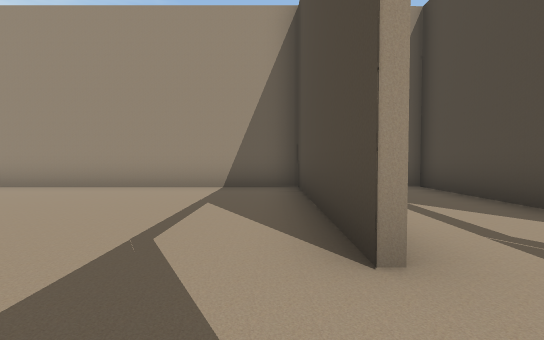
view 1 (above)

21 first-person views from a walk through a 3-D level made in the Unity game engine. The camera is 1.3 m above the floor, tilts 2° down and sees 85° across. The floor is counted in squares, 2.12 m on a side. Each view is taken from the middle of a square. On the plan, view 1 faces up. The plan holds only what a view shows up to about 9 squares ahead; the rest is blank. The player is left out.

view 2
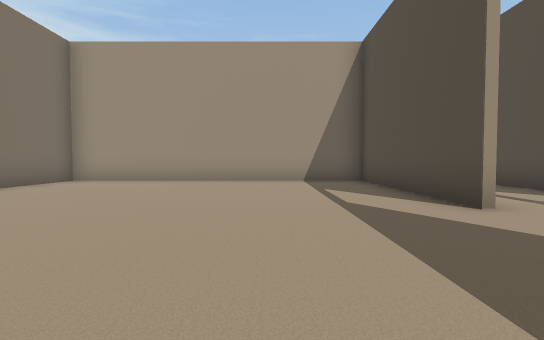

view 3
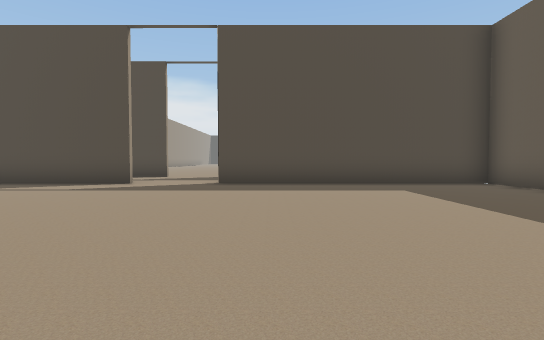

view 4
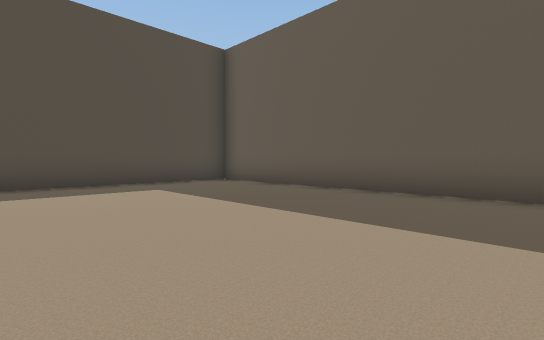

view 5
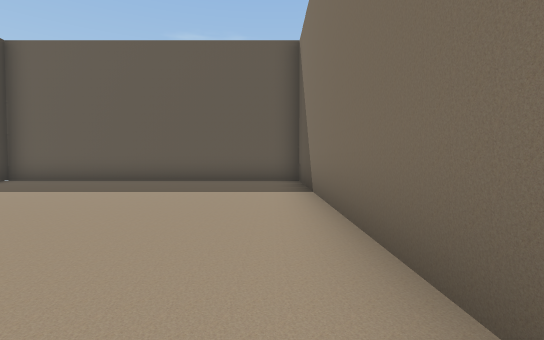

view 6
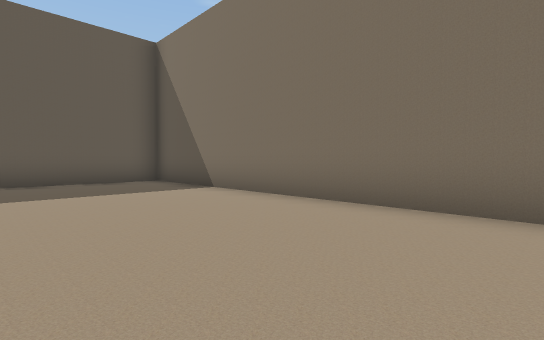

view 7
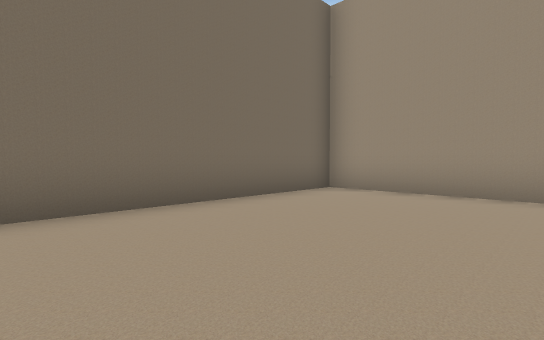

view 8
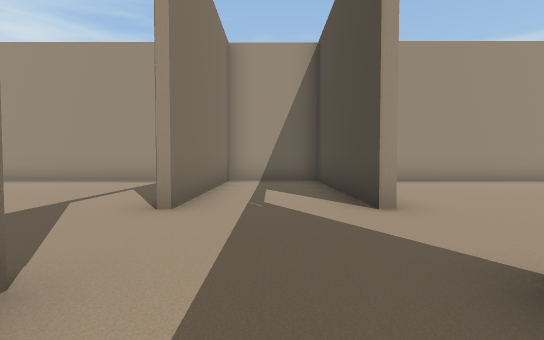

view 9
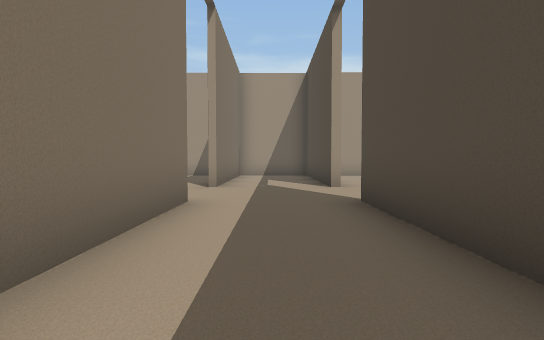

view 10
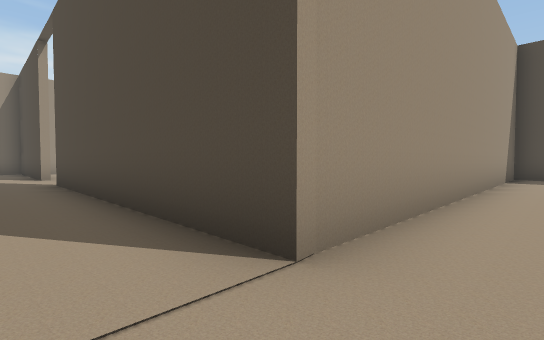

view 11
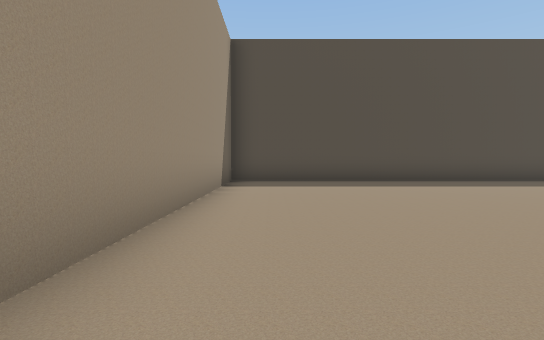

view 12
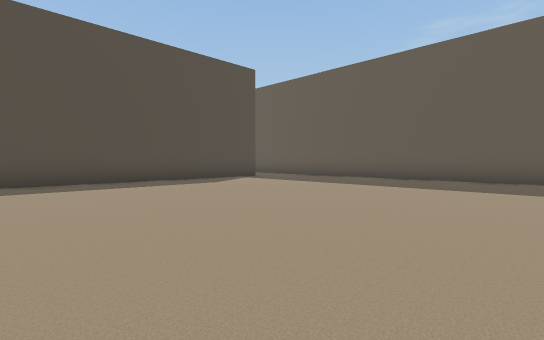

view 13
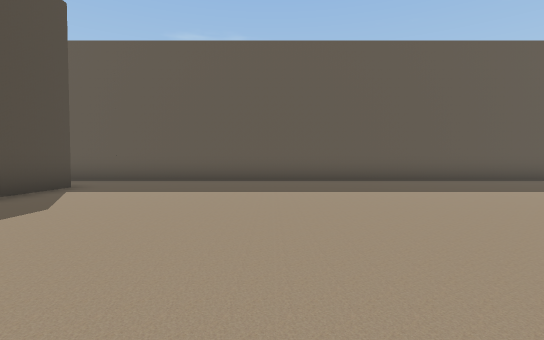

view 14
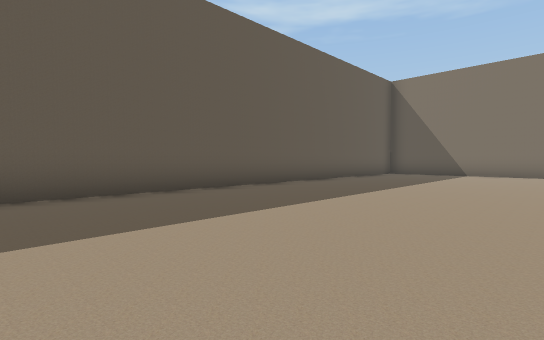

view 15
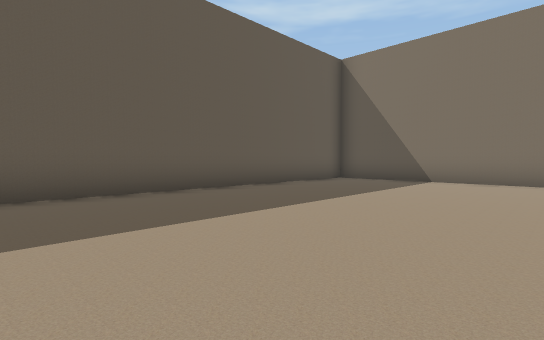

view 16
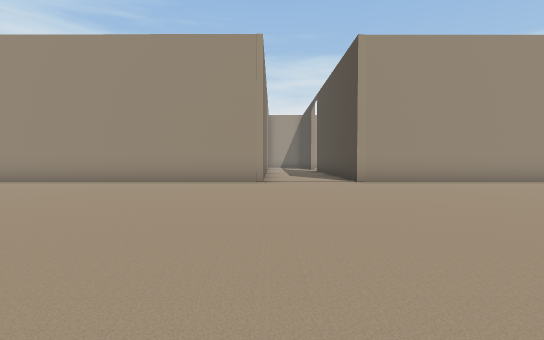

view 17
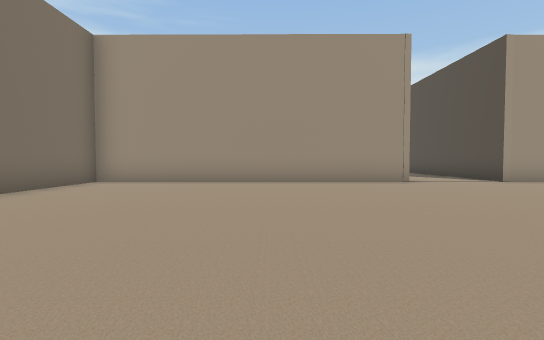

view 18
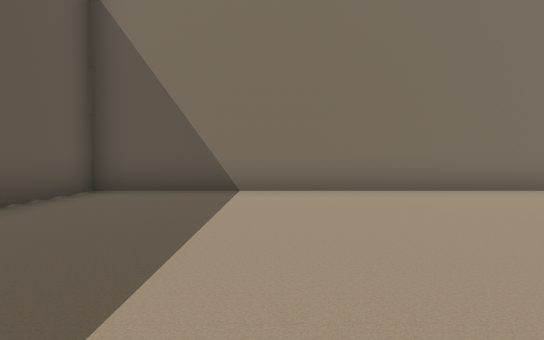

view 19
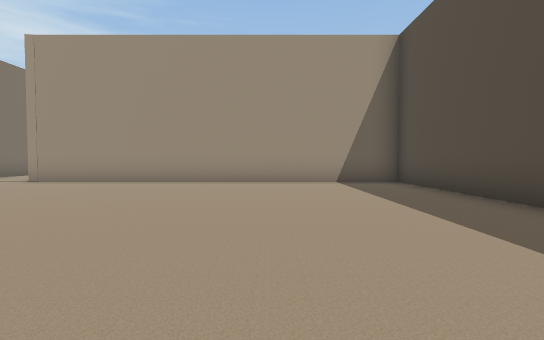

view 20
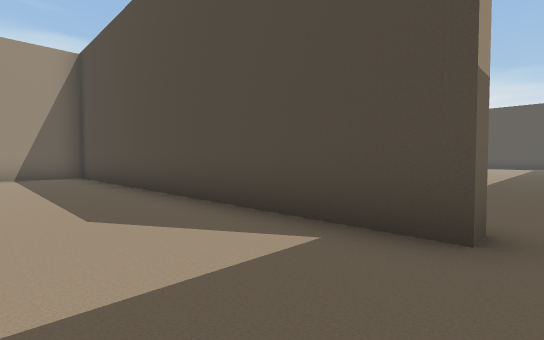

view 21
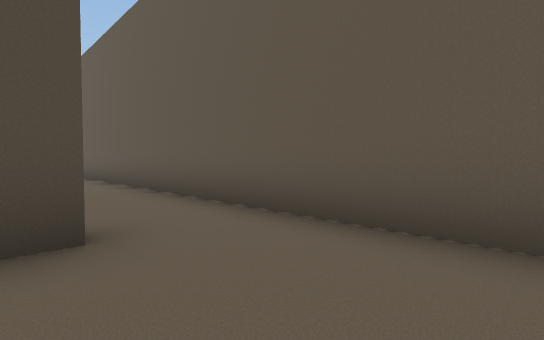

### Floor plan
Ten units are one square. View 1 is at (0, 0); x grows to the right and y downward. Boxes are objects, and circles mark ways between rooms. Rooms are numbered by the first view taken in them; rooms with no view inside come last. Other rooms are left out.
<svg viewBox="-83 -71 222 281">
<path fill="none" stroke="#000" d="M6 -16 6 -66 -78 -66 -78 75 6 75 6 6M9 78 -78 78 -78 205 134 205M134 185 134 79 33 78 33 6M8 6 8 37M33 -16 33 -66 8 -66 8 -16"/>
<circle cx="10" cy="-5" r="3" fill="#2a7"/>
<text x="-30" y="0">1</text>
<text x="30" y="140">2</text>
</svg>
Room 1 opens to room 2.

Where each view was taken, in squares from view 1:
view 1: 0 up, 0 right, facing up
view 2: 2 down, 2 left, facing up
view 3: 2 down, 7 left, facing right
view 4: 2 down, 7 left, facing down-right
view 5: 1 up, 7 left, facing down
view 6: 1 up, 4 left, facing down-left
view 7: 1 up, 4 left, facing up-left
view 8: 2 down, 2 right, facing up
view 9: 5 down, 2 right, facing up
view 10: 9 down, 2 right, facing up-right
view 11: 9 down, 5 right, facing right
view 12: 11 down, 5 right, facing down-right
view 13: 12 down, 9 right, facing down
view 14: 15 down, 5 right, facing down-left
view 15: 15 down, 1 right, facing down-left
view 16: 16 down, 1 right, facing up
view 17: 16 down, 3 left, facing up
view 18: 17 down, 2 left, facing left
view 19: 16 down, 10 right, facing up
view 20: 19 down, 11 right, facing up-right
view 21: 18 down, 11 right, facing down-right
